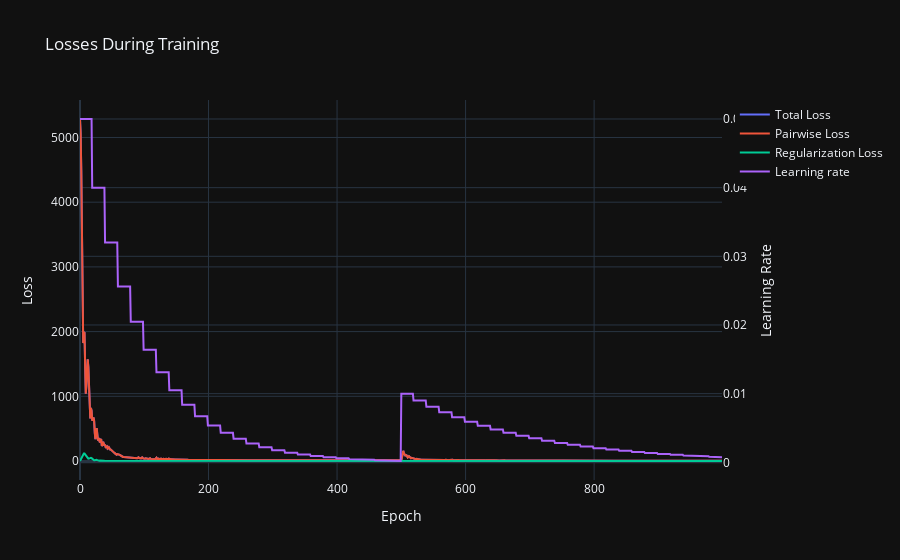

Notebook code cell kept with this figure:
### Code cell
import plotly.graph_objects as go

# Unpack the losses
total_losses, pairwise_losses, regularization_losses = zip(*losses)

# Create a figure
fig = go.Figure()

# Add traces for pairwise and regularization losses
fig.add_trace(go.Scatter(x=list(range(len(total_losses))), y=pairwise_losses, mode='lines', name='Total Loss'))
fig.add_trace(go.Scatter(x=list(range(len(pairwise_losses))), y=pairwise_losses, mode='lines', name='Pairwise Loss'))
fig.add_trace(go.Scatter(x=list(range(len(regularization_losses))), y=regularization_losses, mode='lines', name='Regularization Loss'))

# Create a secondary y-axis for the total loss
fig.update_layout(
    yaxis=dict(title='Pairwise and Regularization Loss'),
    yaxis2=dict(title='Learning Rate', overlaying='y', side='right')
)

# Add the total loss trace
fig.add_trace(go.Scatter(x=list(range(len(learning_rates))), y=learning_rates, mode='lines', name='Learning rate', yaxis='y2'))

# Update layout
fig.update_layout(title='Losses During Training', xaxis_title='Epoch', yaxis_title='Loss')
fig.update_layout(template='plotly_dark')

# Show the figure
fig.show()

### Figure 1 — Plotly figure (JSON) as saved in the notebook; plotly's stock layout.template omitted (floating-point values rounded to 4 significant figures; data arrays with more than 128 entries replaced by an {"elided": "..."} marker saying what was removed)
{"data": [{"mode": "lines", "name": "Total Loss", "type": "scatter", "x": {"elided": "1000 int values"}, "y": {"elided": "1000 float values"}}, {"mode": "lines", "name": "Pairwise Loss", "type": "scatter", "x": {"elided": "1000 int values"}, "y": {"elided": "1000 float values"}}, {"mode": "lines", "name": "Regularization Loss", "type": "scatter", "x": {"elided": "1000 int values"}, "y": {"elided": "1000 float values"}}, {"mode": "lines", "name": "Learning rate", "type": "scatter", "x": {"elided": "1000 int values"}, "y": {"elided": "1000 float values"}, "yaxis": "y2"}], "layout": {"title": {"text": "Losses During Training"}, "xaxis": {"title": {"text": "Epoch"}}, "yaxis": {"title": {"text": "Loss"}}, "yaxis2": {"overlaying": "y", "side": "right", "title": {"text": "Learning Rate"}}}}
